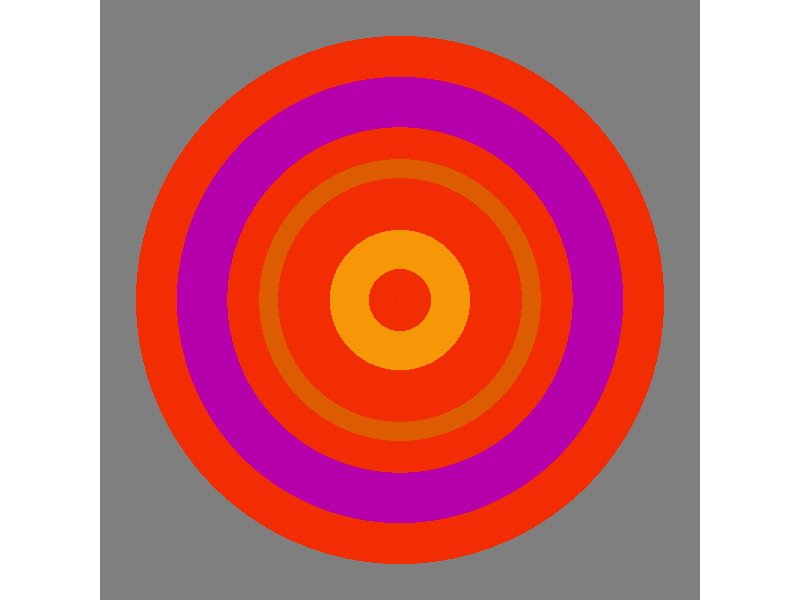
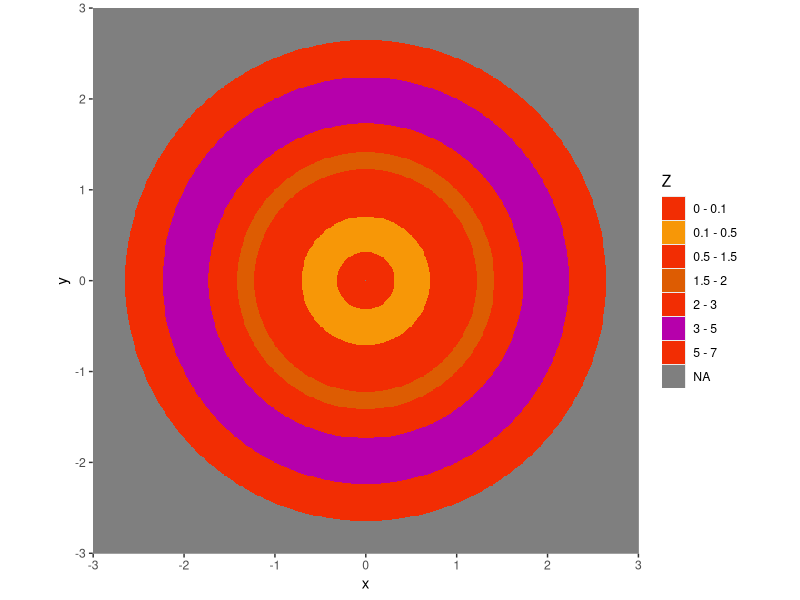
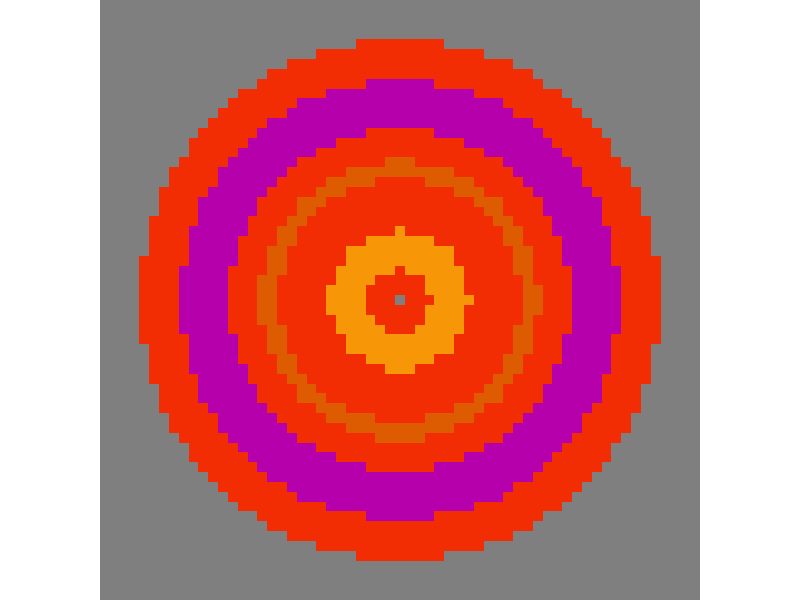
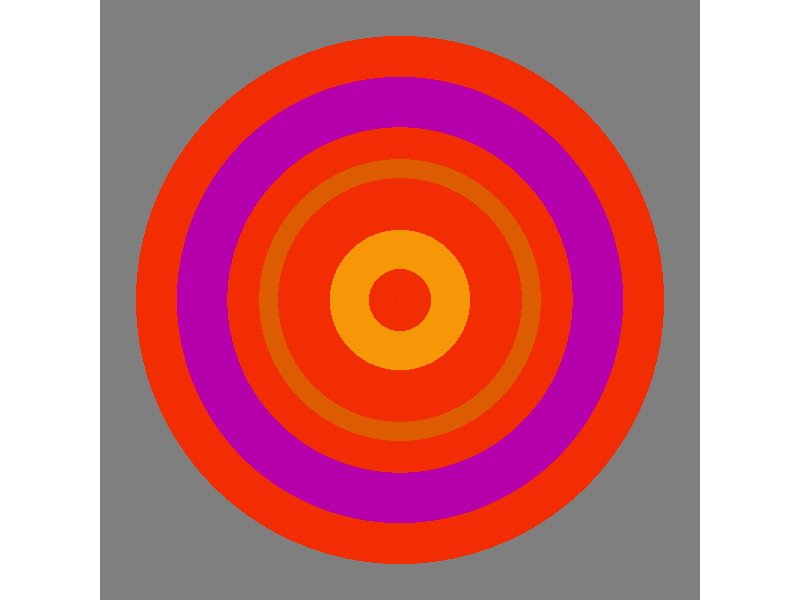
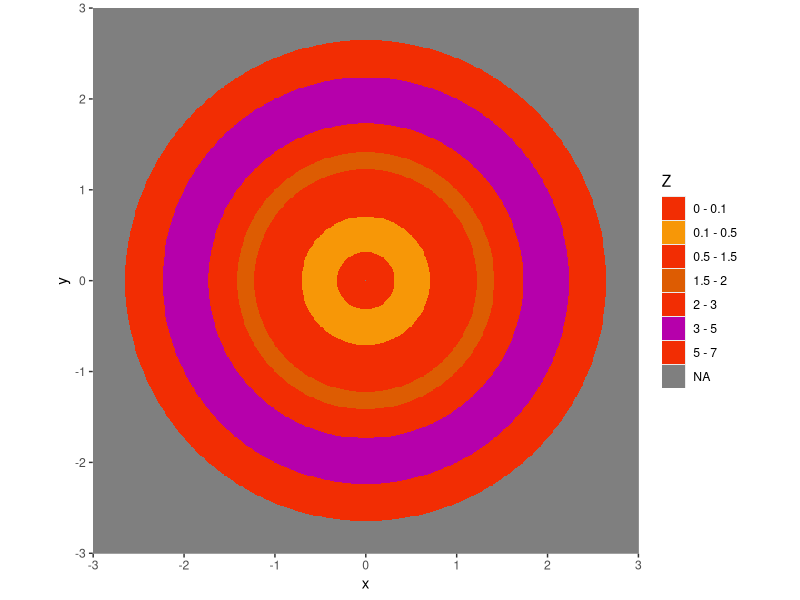
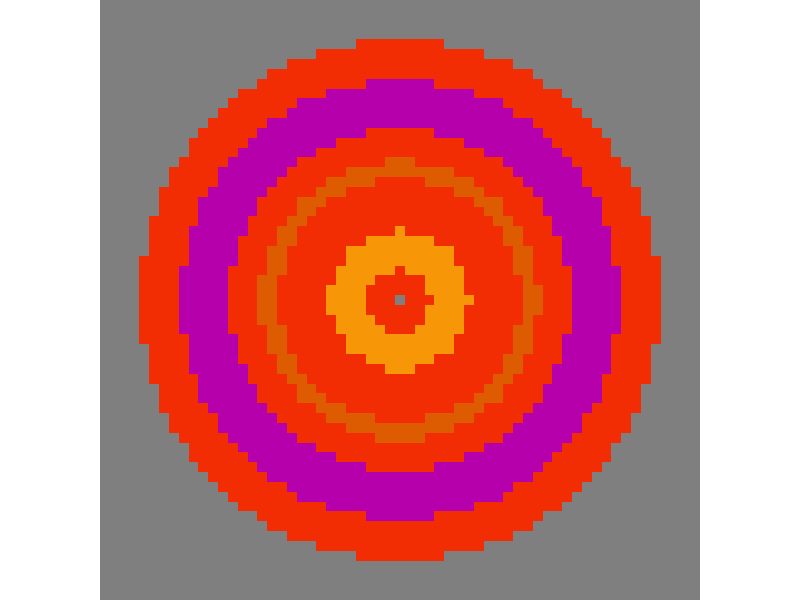

Reproduce these figures in R, in order.
# ----- Día 8: Countour plot -----

# Referencia:
# https://stackoverflow.com/questions/38070742/how-to-reorder-discrete-colors-in-legend-in-ggplot2

# Carga de paquetes
library(ggplot2)
library(RColorBrewer)

x <- seq(-3, 3, .01)
y <- seq(-3, 3, .01)
xyz.func <- function(x, y) {
  x^2 + y^2
}
gg <- expand.grid(x = x, y = y)
gg$z <- with(gg, xyz.func(x, y)) 
brks <- cut(gg$z, breaks = c(0, 0.1, 0.5, 1.5, 2, 3, 5, 7))
brks <- gsub(",", " - ", brks, fixed = TRUE)
gg$brks <- gsub("\\(|\\]", "", brks)
ggplot(gg, aes(x, y)) +
  geom_tile(aes(fill = brks), show.legend = F) +
  scale_fill_manual("Z", values = c("#F22D03", "#F79707", "#F22D03", "#DD5C02", "#F22D03", "#B600AB", "#F22D03")) +
  scale_x_continuous(expand = c(0, 0)) +
  scale_y_continuous(expand = c(0, 0)) +
  coord_fixed() +
  theme(legend.key = element_blank()) +
  theme_void()
ggsave("8.png", width = 8, height = 8)

# Gráficos extra:

# Gráfico antes de retocar theme()
ggplot(gg, aes(x, y)) +
  geom_tile(aes(fill = brks)) + 
  scale_fill_manual("Z", values = c("#F22D03", "#F79707", "#F22D03", "#DD5C02", "#F22D03", "#B600AB", "#F22D03")) +
  scale_x_continuous(expand = c(0, 0)) +
  scale_y_continuous(expand = c(0, 0)) +
  coord_fixed()
ggsave("8_pre.png", width = 8, height = 8)

# Gráfico pixelado
x <- seq(-3, 3, .1) # note finer grid
y <- seq(-3, 3, .1)
xyz.func <- function(x, y) {
  x^2 + y^2
}
gg <- expand.grid(x = x, y = y)
gg$z <- with(gg, xyz.func(x, y))

brks <- cut(gg$z, breaks = c(0, 0.1, 0.5, 1.5, 2, 3, 5, 7))
brks <- gsub(",", " - ", brks, fixed = TRUE)
gg$brks <- gsub("\\(|\\]", "", brks)
ggplot(gg, aes(x, y)) +
  geom_tile(aes(fill = brks), show.legend = F) +
  scale_fill_manual("Z", values = c("#F22D03", "#F79707", "#F22D03", "#DD5C02", "#F22D03", "#B600AB", "#F22D03")) +
  scale_x_continuous(expand = c(0, 0)) +
  scale_y_continuous(expand = c(0, 0)) +
  coord_fixed() +
  theme(legend.key = element_blank()) +
  theme_void()
ggsave("8_8bits.png", width = 8, height = 8)